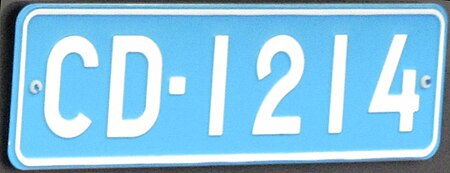
#> input picture StartingPoints/text_image4.jpg, 450 x 173 px, found by its file name
$ python SimpleRead.py
#> lines starting #> are read from the running program, lines starting #| are printed output that depends on the picture
import cv2
import pytesseract
import os

pytesseract.pytesseract.tesseract_cmd = r"C:\Program Files\Tesseract-OCR\tesseract.exe"

image_path = r"C:\Users\juhan\runs2\detect\CarDataset\datasetasd\text_image4.jpg"

if not os.path.exists(image_path):
    print(f"Error: File {image_path} not found!")
else:
    image = cv2.imread(image_path)
#> image is the input picture: shape (173, 450, 3); mean B, G, R 225.8, 196.5, 140.3
    gray = cv2.cvtColor(image, cv2.COLOR_BGR2GRAY)
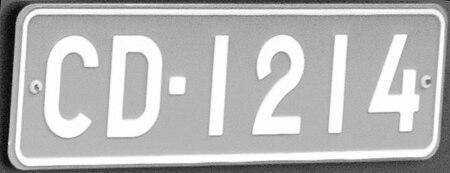
#> gray: shape (173, 450); min 0, max 255, mean 183.1

#> (the run stopped early here; a loop or call above may not have finished)
